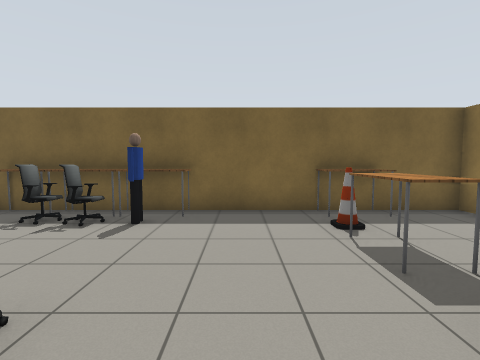
View 1 (above)

16 first-person views from a walk through a robot-simulator world made for Gazebo. The camera is 1.2 m above the floor, tilts 4° down and sees 85° across. The floor is counted in squares, 1 m on a side. Each view is taken from the middle of a square. On the plan, view 1 faces up. The plan holds only what a view shows up to about 12 squares ahead; the rest is blank. Gazebo's built-in surfaces are drawn with simple patterns. Some stock models are drawn as simple stand-ins.

View 2
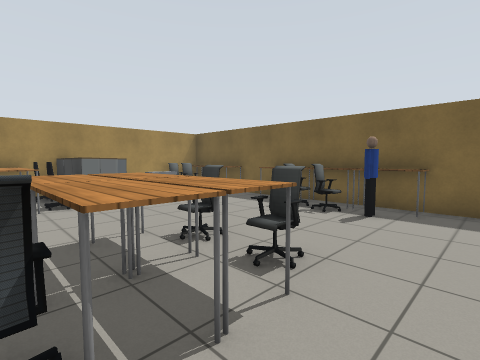

View 3
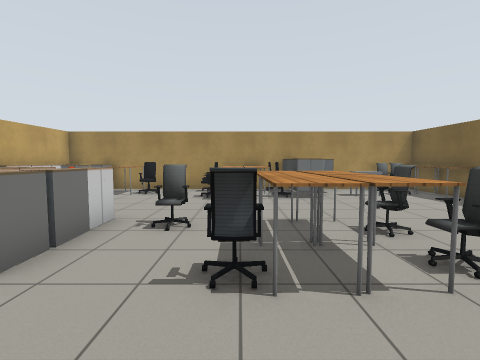

View 4
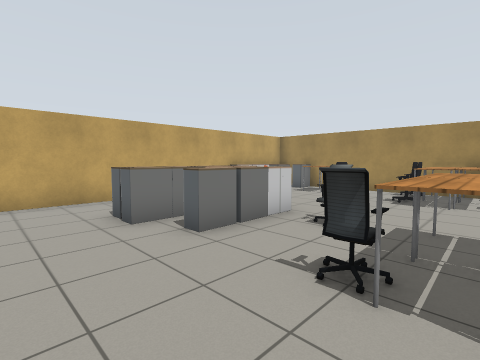

View 5
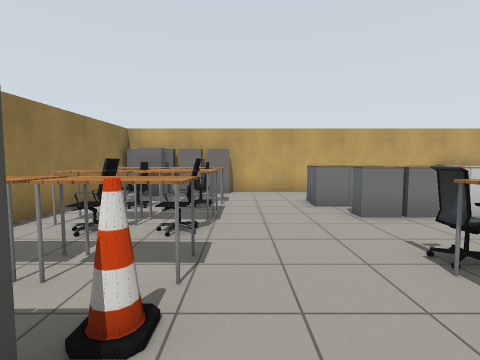

View 6
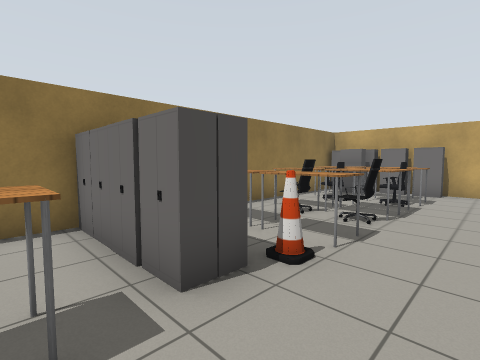

View 7
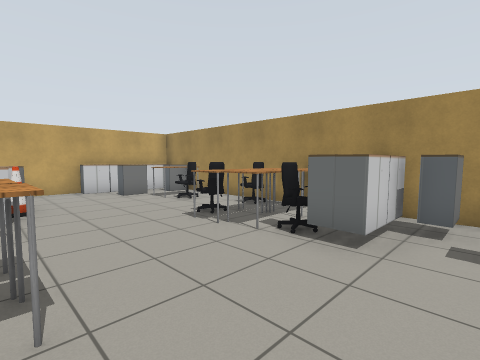

View 8
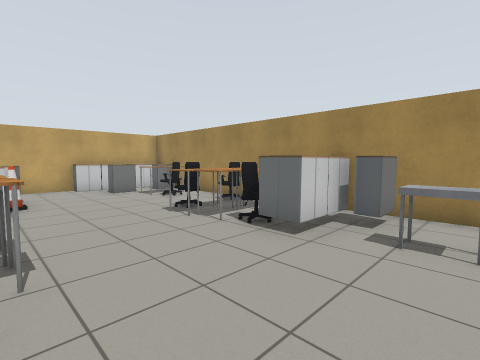

View 9
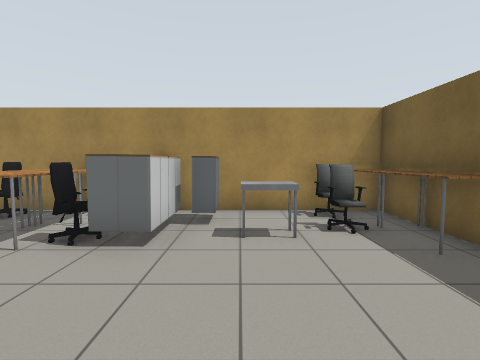

View 10
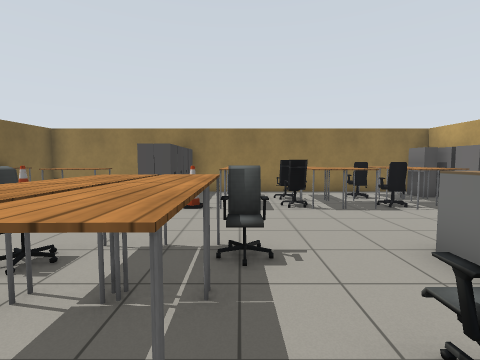

View 11
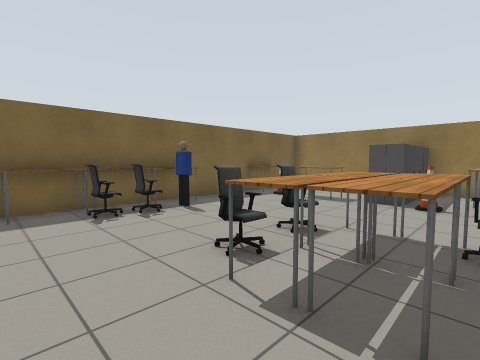

View 12
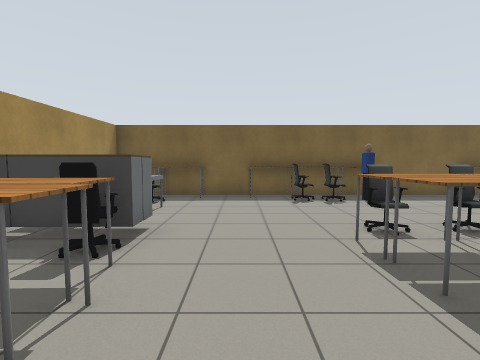

View 13
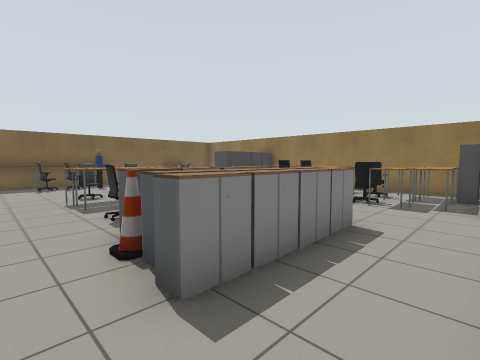

View 14
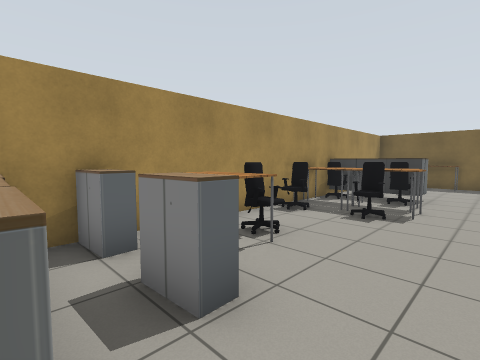

View 15
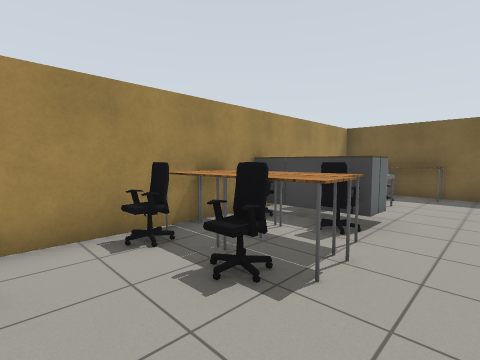

View 16
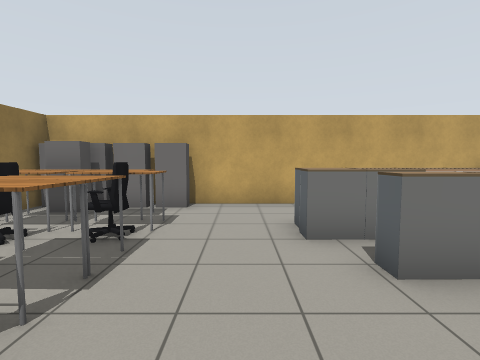

### Floor plan
Points are (right, up) in squares from view 1. A wall is a line through its corners. A room is listed if a view was taken in it or the views show most of it. See-through windows are left out.
Room 1 (views 1, 2, 3, 4, 5, 6, 7, 8, 9, 10, 11, 12, 13, 14, 15, 16)
walls: (5.4, 2.5) (5.4, 6.4) (-10.4, 6.4) (-10.4, -8.4) (5.5, -8.4); (5.4, -5.6) (5.4, 0.5)
objects: cabinet (-10, -8); cabinet (-10, -7); table (-10, -5); office chair (-10, -2); table (-10, -1) to (-9, -1); office chair (-10, 0); cabinet (-10, 1); cabinet (-10, 2) to (-9, 3); office chair (-10, 5); table (-10, 6) to (-9, 6); cabinet (-9, -8); office chair (-9, -5) to (-9, -4); table (-9, 0); cabinet (-9, 1); cabinet (-9, 2); cart (-9, 3) to (-8, 4); office chair (-9, 5); cabinet (-8, -8); cabinet (-8, -7); office chair (-8, -2); table (-8, -1) to (-7, -1); office chair (-8, 0); cabinet (-8, 1); cabinet (-8, 2); table (-8, 6) to (-7, 6); cabinet (-7, -8); cabinet (-5, -6); cone (-5, -5); table (-5, 6); cabinet (-4, -6); cabinet (-4, -5); cabinet (-4, -4); office chair (-4, -2); table (-4, 0) to (-3, 0); office chair (-4, 1) to (-3, 2); office chair (-4, 5); table (-4, 6) to (-3, 6); cabinet (-3, -6); cabinet (-3, -5); cabinet (-3, -4); office chair (-3, 5); cabinet (-2, -6) to (-1, -6); cabinet (-2, -5) to (-1, -5); cabinet (-2, -4); office chair (-2, -1); table (-2, 0) to (-1, 0); office chair (-2, 1) to (-2, 2); person (-2, 5); table (-2, 6) to (-1, 6); cabinet (2, -8); table (2, -7) to (3, -6); office chair (2, -5); table (2, -4) to (3, -4); office chair (2, -3) to (2, -2); table (2, -1) to (3, -1); cone (2, 0); cabinet (2, 1); table (2, 3) to (3, 4); cone (2, 5); table (2, 6) to (3, 6); cabinet (3, -8); table (3, -5); office chair (3, -3) to (4, -2); cabinet (3, 1); cabinet (3, 2); cabinet (4, -8); cabinet (4, -7); table (4, -7) to (5, -6); office chair (4, -5); table (4, -4) to (5, -3); table (4, -1) to (5, -1); cabinet (4, 1); cabinet (4, 2); cabinet (5, -8); cabinet (5, 1); cabinet (5, 2)

Positions as (right, up) in squares from view 1, and headings:
1: (0, 0), facing up
2: (0, -1), facing up-left
3: (1, -1), facing left
4: (1, 0), facing down-left
5: (1, 2), facing down
6: (0, 3), facing down-right
7: (-4, 3), facing down-left
8: (-4, 4), facing down-left
9: (-4, 3), facing left
10: (-5, -1), facing right
11: (-6, -1), facing up-right
12: (-6, -3), facing up
13: (-6, -8), facing up-right
14: (-6, -8), facing up-left
15: (-6, -4), facing up-left
16: (0, -1), facing down
